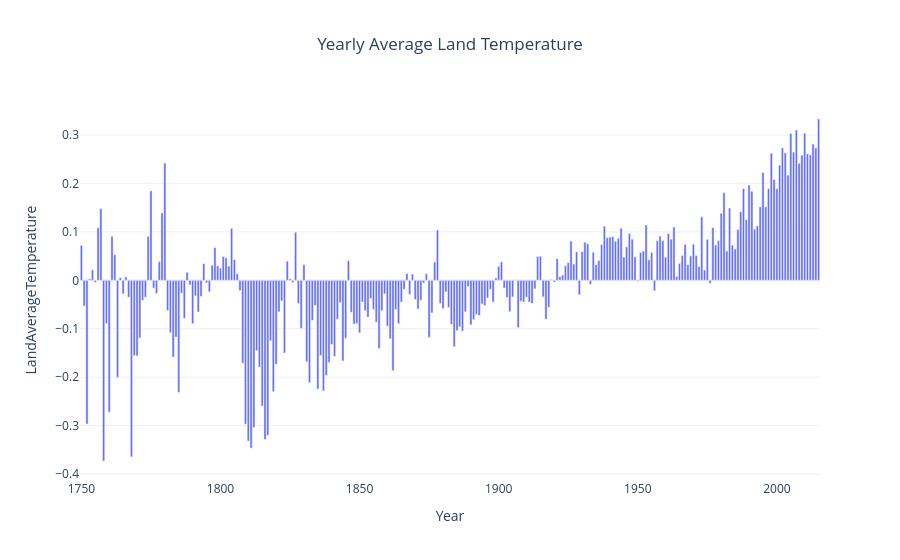

Notebook source saved alongside this figure:
### Markdown cell above
# Adjust y-axis range

### Code cell
yearly_temp = (
    data.groupby(data['dt'].dt.year)['LandAverageTemperature']
    .mean()
    .reset_index()
)

yearly_temp.columns = ['Year', 'LandAverageTemperature']

fig = px.bar(
    yearly_temp,
    x='Year',
    y='LandAverageTemperature',
    title='Yearly Average Land Temperature'
)

fig.update_layout(
    template='plotly_white',
    title_x=0.5
)

fig.show()

### Figure 1 — Plotly figure (JSON) as saved in the notebook; plotly's stock layout.template omitted (floating-point values rounded to 4 significant figures; data arrays with more than 128 entries replaced by an {"elided": "..."} marker saying what was removed)
{"data": [{"hovertemplate": "Year=%{x}<br>LandAverageTemperature=%{y}<extra></extra>", "legendgroup": "", "marker": {"color": "#636efa", "pattern": {"shape": ""}}, "name": "", "orientation": "v", "showlegend": false, "textposition": "auto", "type": "bar", "x": {"elided": "266 int values"}, "xaxis": "x", "y": {"elided": "266 float values"}, "yaxis": "y"}], "layout": {"barmode": "relative", "legend": {"tracegroupgap": 0}, "title": {"text": "Yearly Average Land Temperature", "x": 0.5}, "xaxis": {"anchor": "y", "domain": [0, 1], "title": {"text": "Year"}}, "yaxis": {"anchor": "x", "domain": [0, 1], "title": {"text": "LandAverageTemperature"}}}}
